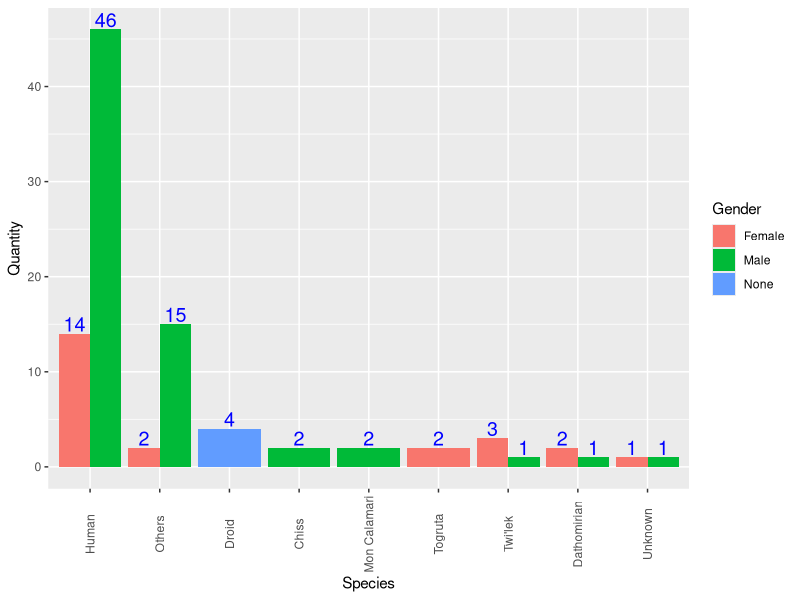

Generate this figure with R:
# Importamos las librerías 
library("dplyr")
library("tidyr")
library("ggplot2")

# Trabajo Práctico
# La fuente de datos del presente trabajo fue extraída de Kaggle
# Tema: Star Wars
# Link: https://www.kaggle.com/datasets/jsphyg/star-wars


# Extraemos el csv de personajes de Star Wars en un dataframe
df_characters <- read.csv("src/characters.csv")

# Observamos los datos de df_characters
glimpse(df_characters)

# Añadimos una columna Quantity que nos ayudará más adelante a hacer el conteo 
# de filas
df_characters <- df_characters |>
  mutate(Quantity = 1)

# Creamos un nuevo dataframe donde se sumen los valores de Quantity para obtener
# un conteo de los seres de cada genero de cada raza
df_species <- df_characters |>
  group_by(gender, species) |>
  summarise(
    sumQuantity = sum(Quantity)
  )

# Lo ordenamos por especie y género para facilitar la visualización
df_species <- df_species |>
  arrange(species, gender)

# Visualizamos los datos
glimpse(df_species)

# Podemos observar que hay varias razas que solo tienen 1 ser registrado,
# por ello, agruparemos todas las razas que cumplan esa condición y le daremos
# la categoría Others

# Para ello, primero pivotaremos los datos de la columna gender y sumQuantity 
# para obtener columnas que representen cada genero por separado y hagan un 
# conteo de cuantos seres vivos existen por cada genero y raza
df_species <- df_species |>
  pivot_wider(names_from = gender, values_from = sumQuantity)

# Para facilitar el uso de condicionales más adelante, reemplazaremos por cero
# los valores NA que representan que no hay seres vivos del genero de la 
# columna en la respectiva raza
df_species <- df_species |>
  mutate(
    Male = ifelse(is.na(Male),0,Male),
    Female = ifelse(is.na(Female),0,Female),
    None = ifelse(is.na(None),0,None)
  )

# A continuación, crearemos una nueva columna Species donde aplicaremos una 
# condicional que sume el conteo de cada genero por raza y si este es 1, se 
# agregará el texto "Others", en caso contrario, se agregará el valor de la 
# columna species de la misma fila
df_species <- df_species |>
  mutate(Species = if_else((Male + Female + None) == 1, "Others", species))

# Ahora, agruparemos los datos de la columna Species con el fin de agrupar los
# datos "Others" de la columna Species
df_species <- df_species |>
  group_by(Species) |>
  summarise(
    Male = sum(Male),
    Female = sum(Female),
    None = sum(None)
  )

# Ahora, volveremos a pivotar las columnas de géneros para volver a tener 2
# columnas Gender y Quantity
df_species <- df_species |>
  pivot_longer(cols = c(Male, Female, None),
               names_to = "Gender",
               values_to = "Quantity")

# Visualizamos el dataframe
glimpse(df_species)

# Como podemos observar, existen géneros en razas que tienen el valor 0, para
# evitar ello, filtraremos los resultados para eliminar las filas que tengan
# el valor 0 en la columna Quantity
df_species <- df_species |>
  filter(Quantity != 0)

# A continuación, creamos nuestro gráfico con ggplot
chart <- ggplot(df_species, aes(x=reorder(Species, -Quantity), y=Quantity, fill=Gender)) + 
  geom_bar(stat = "identity", position = position_dodge()) + 
  theme(axis.text.x = element_text(angle = 90, vjust = 0.5)) +
  geom_text(aes(Species, label = Quantity), color = "blue", size = 5, vjust = -0.15, position = position_dodge(width = 0.9)) +
  xlab("Species")

# Finalmente, guardamos nuestro gráfico como un archivo svg
ggsave("plot.svg", plot = chart, width = 8, height = 6)
